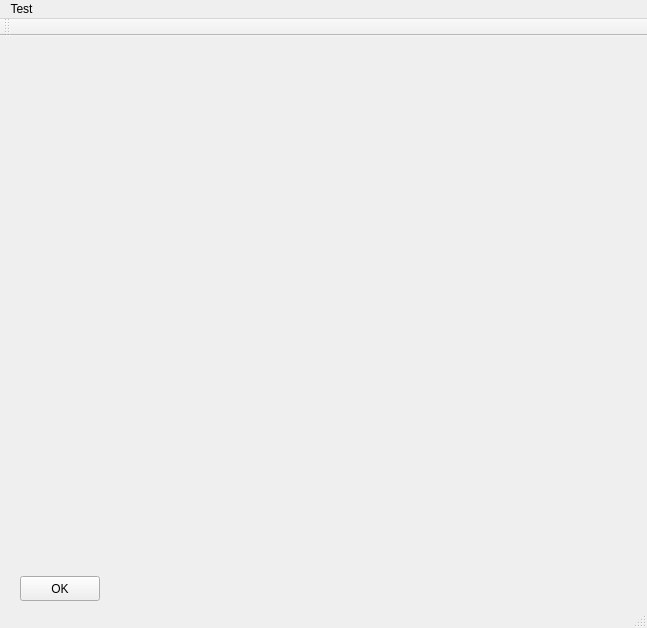
<?xml version="1.0" encoding="UTF-8"?>
<ui version="4.0">
 <class>MainWindow</class>
 <widget class="QMainWindow" name="MainWindow">
  <property name="geometry">
   <rect>
    <x>0</x>
    <y>0</y>
    <width>647</width>
    <height>628</height>
   </rect>
  </property>
  <property name="windowTitle">
   <string>MainWindow</string>
  </property>
  <widget class="QWidget" name="centralWidget">
   <widget class="QPushButton" name="pushButton">
    <property name="geometry">
     <rect>
      <x>20</x>
      <y>540</y>
      <width>80</width>
      <height>25</height>
     </rect>
    </property>
    <property name="text">
     <string>OK</string>
    </property>
   </widget>
   <widget class="QLabel" name="label">
    <property name="geometry">
     <rect>
      <x>40</x>
      <y>40</y>
      <width>531</width>
      <height>481</height>
     </rect>
    </property>
    <property name="text">
     <string/>
    </property>
   </widget>
  </widget>
  <widget class="QMenuBar" name="menuBar">
   <property name="geometry">
    <rect>
     <x>0</x>
     <y>0</y>
     <width>647</width>
     <height>19</height>
    </rect>
   </property>
   <widget class="QMenu" name="menuTest">
    <property name="title">
     <string>Test</string>
    </property>
   </widget>
   <addaction name="menuTest"/>
  </widget>
  <widget class="QToolBar" name="mainToolBar">
   <attribute name="toolBarArea">
    <enum>TopToolBarArea</enum>
   </attribute>
   <attribute name="toolBarBreak">
    <bool>false</bool>
   </attribute>
  </widget>
  <widget class="QStatusBar" name="statusBar"/>
 </widget>
 <layoutdefault spacing="6" margin="11"/>
 <resources/>
 <connections/>
</ui>
